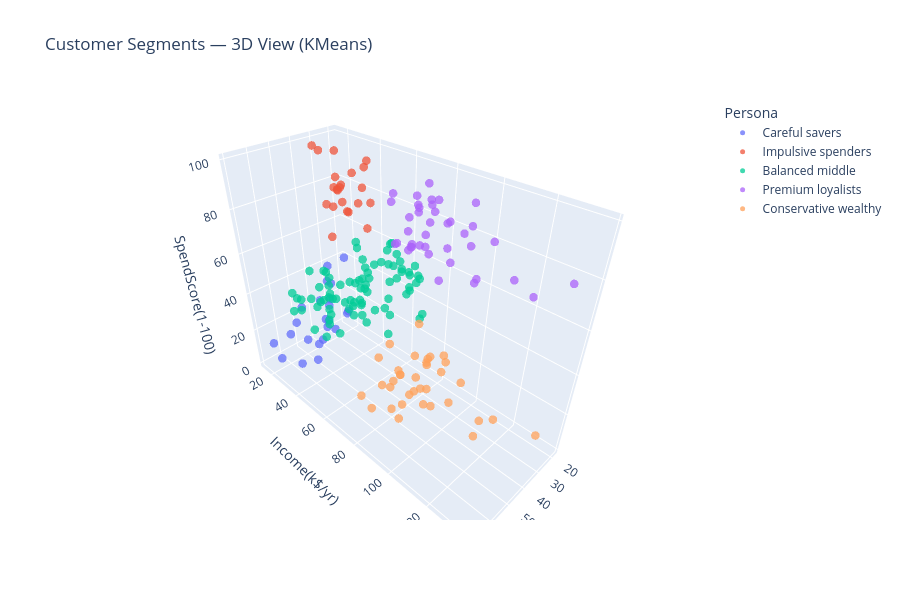

Notebook code for this chart:
### Markdown cell above
## Cluster Profiles & Recommended Strategies

### 1. Balanced Middle
- **Average Age:** 42.7 years
- **Average Income:** $55.3k
- **Average Spending Score:** 49.5

**Recommendation:** Encourage repeat purchases through loyalty programs and personalized offers.

---

### 2. Premium Loyalists
- **Average Age:** 32.7 years
- **Average Income:** $86.5k
- **Average Spending Score:** 82.1

**Recommendation:** Retain these high-value customers with VIP benefits, exclusive products, and premium services.

---

### 3. Impulsive Spenders
- **Average Age:** 25.3 years
- **Average Income:** $25.7k
- **Average Spending Score:** 79.4

**Recommendation:** Use flash sales, limited-time discounts, and trend-based marketing to drive purchases.

---

### 4. Conservative Wealthy
- **Average Age:** 41.1 years
- **Average Income:** $88.2k
- **Average Spending Score:** 17.1

**Recommendation:** Increase engagement through personalized recommendations and targeted promotions.

---

### 5. Careful Savers
- **Average Age:** 45.2 years
- **Average Income:** $26.3k
- **Average Spending Score:** 20.9

**Recommendation:** Focus on value-for-money products, discounts, and bundled offers.

### Code cell
import plotly.express as px

fig = px.scatter_3d(
    df_Kmeans,
    x='Age', y='Income(k$/yr)', z='SpendScore(1-100)',
    color='Persona',
    title='Customer Segments — 3D View (KMeans)',
    opacity=0.75,
    height=600
)
fig.update_traces(marker=dict(size=5))
fig.show()

### Figure 1 — Plotly figure (JSON) as saved in the notebook; plotly's stock layout.template omitted (floating-point values rounded to 4 significant figures)
{"data": [{"hovertemplate": "Persona=Careful savers<br>Age=%{x}<br>Income(k$/yr)=%{y}<br>SpendScore(1-100)=%{z}<extra></extra>", "legendgroup": "Careful savers", "marker": {"color": "#636efa", "opacity": 0.75, "size": 5, "symbol": "circle"}, "mode": "markers", "name": "Careful savers", "scene": "scene", "showlegend": true, "type": "scatter3d", "x": [19, 20, 31, 35, 64, 67, 58, 37, 35, 52, 35, 46, 54, 45, 40, 60, 53, 49, 42, 36, 65, 48, 49], "y": [15, 16, 17, 18, 19, 19, 20, 20, 21, 23, 24, 25, 28, 28, 29, 30, 33, 33, 34, 37, 38, 39, 39], "z": [39, 6, 40, 6, 3, 14, 15, 13, 35, 29, 35, 5, 14, 32, 31, 4, 4, 14, 17, 26, 35, 36, 28]}, {"hovertemplate": "Persona=Impulsive spenders<br>Age=%{x}<br>Income(k$/yr)=%{y}<br>SpendScore(1-100)=%{z}<extra></extra>", "legendgroup": "Impulsive spenders", "marker": {"color": "#EF553B", "opacity": 0.75, "size": 5, "symbol": "circle"}, "mode": "markers", "name": "Impulsive spenders", "scene": "scene", "showlegend": true, "type": "scatter3d", "x": [21, 23, 22, 23, 30, 35, 24, 22, 20, 35, 25, 31, 29, 35, 23, 21, 18, 21, 30, 20, 24, 24], "y": [15, 16, 17, 18, 19, 19, 20, 20, 21, 23, 24, 25, 28, 28, 29, 30, 33, 33, 34, 37, 38, 39], "z": [81, 77, 76, 94, 72, 99, 77, 79, 66, 98, 73, 73, 82, 61, 87, 73, 92, 81, 73, 75, 92, 65]}, {"hovertemplate": "Persona=Balanced middle<br>Age=%{x}<br>Income(k$/yr)=%{y}<br>SpendScore(1-100)=%{z}<extra></extra>", "legendgroup": "Balanced middle", "marker": {"color": "#00cc96", "opacity": 0.75, "size": 5, "symbol": "circle"}, "mode": "markers", "name": "Balanced middle", "scene": "scene", "showlegend": true, "type": "scatter3d", "x": [31, 50, 27, 29, 31, 49, 33, 31, 59, 50, 47, 51, 69, 27, 53, 70, 19, 67, 54, 63, 18, 43, 68, 19, 32, 70, 47, 60, 60, 59, 26, 45, 40, 23, 49, 57, 38, 67, 46, 21, 48, 55, 22, 34, 50, 68, 18, 48, 40, 32, 24, 47, 27, 48, 20, 23, 49, 67, 26, 49, 21, 66, 54, 68, 66, 65, 19, 38, 19, 18, 19, 63, 49, 51, 50, 27, 38, 40, 43, 25, 28], "y": [39, 40, 40, 40, 40, 42, 42, 43, 43, 43, 43, 44, 44, 46, 46, 46, 46, 47, 47, 48, 48, 48, 48, 48, 48, 49, 49, 50, 50, 54, 54, 54, 54, 54, 54, 54, 54, 54, 54, 54, 54, 57, 57, 58, 58, 59, 59, 60, 60, 60, 60, 60, 60, 61, 61, 62, 62, 62, 62, 62, 62, 63, 63, 63, 63, 63, 63, 64, 64, 65, 65, 65, 65, 67, 67, 67, 67, 69, 71, 72, 76], "z": [61, 55, 47, 42, 42, 52, 60, 54, 60, 45, 41, 50, 46, 51, 46, 56, 55, 52, 59, 51, 59, 50, 48, 59, 47, 55, 42, 49, 56, 47, 54, 53, 48, 52, 42, 51, 55, 41, 44, 57, 46, 58, 55, 60, 46, 55, 41, 49, 40, 42, 52, 47, 50, 42, 49, 41, 48, 59, 55, 56, 42, 50, 46, 43, 48, 52, 54, 42, 46, 48, 50, 43, 59, 43, 57, 56, 40, 58, 35, 34, 40]}, {"hovertemplate": "Persona=Premium loyalists<br>Age=%{x}<br>Income(k$/yr)=%{y}<br>SpendScore(1-100)=%{z}<extra></extra>", "legendgroup": "Premium loyalists", "marker": {"color": "#ab63fa", "opacity": 0.75, "size": 5, "symbol": "circle"}, "mode": "markers", "name": "Premium loyalists", "scene": "scene", "showlegend": true, "type": "scatter3d", "x": [39, 31, 40, 38, 39, 31, 29, 32, 35, 32, 32, 28, 32, 34, 39, 38, 27, 30, 30, 29, 31, 36, 33, 32, 28, 36, 30, 27, 35, 32, 29, 30, 28, 36, 32, 38, 35, 32, 30], "y": [69, 70, 71, 71, 71, 72, 73, 73, 74, 75, 76, 77, 77, 78, 78, 78, 78, 78, 78, 79, 81, 85, 86, 87, 87, 87, 88, 88, 93, 97, 98, 99, 101, 103, 103, 113, 120, 126, 137], "z": [91, 77, 95, 75, 75, 71, 88, 73, 72, 93, 87, 97, 74, 90, 88, 76, 89, 78, 73, 83, 93, 75, 95, 63, 75, 92, 86, 69, 90, 86, 88, 97, 68, 85, 69, 91, 79, 74, 83]}, {"hovertemplate": "Persona=Conservative wealthy<br>Age=%{x}<br>Income(k$/yr)=%{y}<br>SpendScore(1-100)=%{z}<extra></extra>", "legendgroup": "Conservative wealthy", "marker": {"color": "#FFA15A", "opacity": 0.75, "size": 5, "symbol": "circle"}, "mode": "markers", "name": "Conservative wealthy", "scene": "scene", "showlegend": true, "type": "scatter3d", "x": [23, 59, 47, 20, 44, 19, 57, 25, 48, 34, 43, 44, 47, 37, 34, 56, 19, 50, 42, 36, 40, 36, 52, 58, 59, 37, 46, 41, 54, 41, 34, 33, 47, 45, 32], "y": [70, 71, 71, 73, 73, 74, 75, 77, 77, 78, 78, 78, 78, 78, 78, 79, 81, 85, 86, 87, 87, 87, 88, 88, 93, 97, 98, 99, 101, 103, 103, 113, 120, 126, 137], "z": [29, 11, 9, 5, 7, 10, 5, 12, 36, 22, 17, 20, 16, 1, 1, 35, 5, 26, 20, 27, 13, 10, 13, 15, 14, 32, 15, 39, 24, 17, 23, 8, 16, 28, 18]}], "layout": {"height": 600, "legend": {"title": {"text": "Persona"}, "tracegroupgap": 0}, "scene": {"domain": {"x": [0, 1], "y": [0, 1]}, "xaxis": {"title": {"text": "Age"}}, "yaxis": {"title": {"text": "Income(k$/yr)"}}, "zaxis": {"title": {"text": "SpendScore(1-100)"}}}, "title": {"text": "Customer Segments — 3D View (KMeans)"}}}
